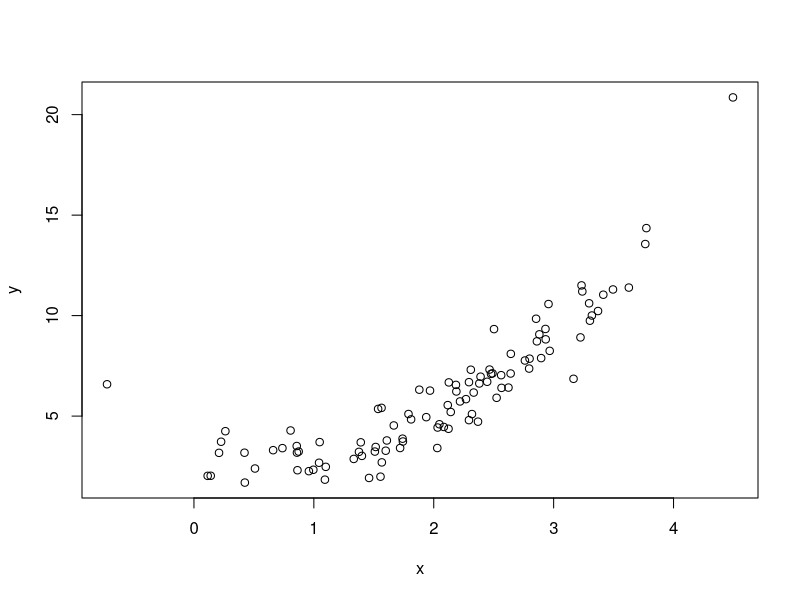
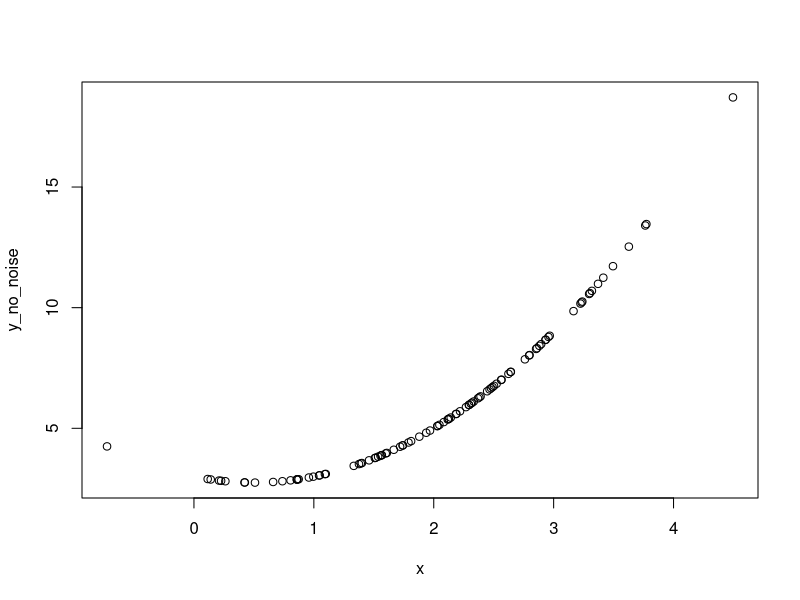
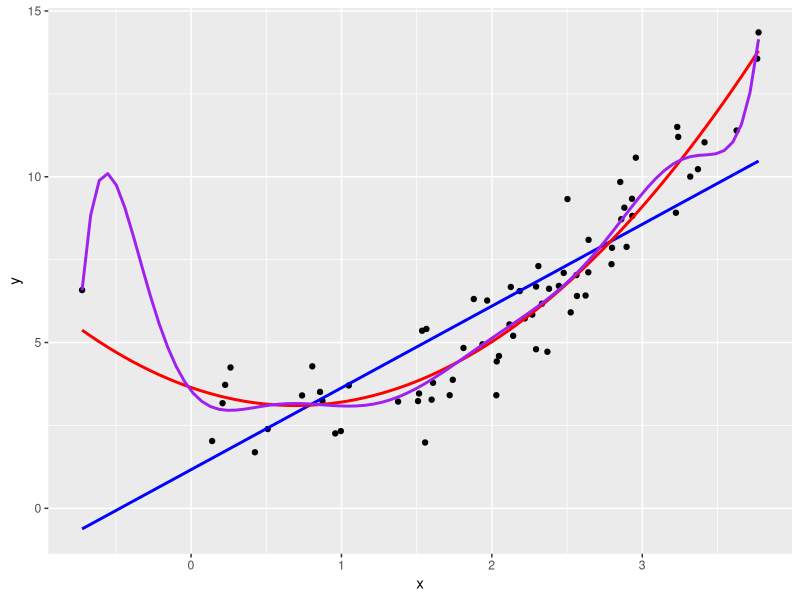

Generate these figures, in order, with R: (Note: this script raises an error after producing the figures.)
## ---- chunk 1
x <- rnorm(100, 2, 1)
y <- x^2 - x + 3 + rnorm(100)
## ---- chunk 2
plot(x, y)
## ---- chunk 3
y_no_noise <- x^2 - x + 3
plot(x, y_no_noise)
## ---- chunk 4
lm.0 <- lm(y ~ 1)  # predicts the mean mean(y)
## ---- chunk 5
rmse <- function(actual, predicted){
  sqrt(mean((actual - predicted)^2))
}
## ---- chunk 6
# training_error_lm_0
library(dplyr)
library(magrittr)
foo <- x
data_frame(x = foo, actual = y) %>%
  mutate(predicted = predict(lm.0, newdata = .)) %$%
  rmse(actual = actual, predicted = predicted)
## ---- chunk 7
lm.1 <- lm(y ~ x)
data_frame(x = x, actual = y) %>%
  mutate(predicted = predict(lm.1, newdata = .)) %$%
  rmse(actual = actual, predicted = predicted)
## ---- chunk 8
summary(lm.1)
## ---- chunk 9
lm.2 <- lm(y ~ poly(x, 2))
lm.9 <- lm(y ~ poly(x, 9))
data_frame(x = x, y = y) %>%
  mutate(predicted2 = predict(lm.2, newdata = .), 
         predicted9 = predict(lm.9, newdata = .)) %$%
         {
           cat(rmse(y, predicted2))
           cat("\n")
           cat(rmse(y, predicted9))
         }
## ---- chunk 10
data.1 <- data_frame(x = x, y = y)
training_data <- 
  data.1 %>%
  sample_frac(0.7)

test_data <- 
  anti_join(data.1, training_data)
## ---- chunk 11
lm.00 <- lm(y ~ 1, data = training_data)
test_data %>%
  mutate(predicted = predict(lm.00, newdata = .)) %$%
  rmse(actual = y, predicted = predicted)
## ---- chunk 12
lm.11 <- lm(y ~ x, data = training_data)
lm.22 <- lm(y ~ I(x^2) + x, data = training_data)
lm.99 <- lm(y ~ poly(x, 9), data = training_data)
test_data %>%
  mutate(predicted.1 = predict(lm.11, newdata = .), 
         predicted.2 = predict(lm.22, newdata = .), 
         predicted.9 = predict(lm.99, newdata = .)) %$%
  
         {
           cat(rmse(y, predicted.2))
           cat("\n")
           cat(rmse(y, predicted.1))
           cat("\n")
           cat(rmse(y, predicted.9))
         }
## ---- chunk 13
X <- rnorm(10e3, 2, 1)
Y <- X^2 - X + 3 + rnorm(10e3)
## ---- chunk 14
test_data <- data_frame(x = X, y = Y)
## ---- chunk 15
test_data %>%
  mutate(predicted.1 = predict(lm.11, newdata = .), 
         predicted.2 = predict(lm.22, newdata = .), 
         predicted.9 = predict(lm.99, newdata = .)) %$%
  
         {
           cat(rmse(y, predicted.2))
           cat("\n")
           cat(rmse(y, predicted.1))
           cat("\n")
           cat(rmse(y, predicted.9))
         }

## ---- chunk 16
test_data %>%
  mutate(predicted.1 = predict(lm.11, newdata = .), 
         predicted.2 = predict(lm.22, newdata = .), 
         predicted.9 = predict(lm.99, newdata = .)) %>%
  arrange(desc(predicted.9 - y))
## ---- chunk 17
library(ggplot2)
training_data %>%
  ggplot(aes(x = x, y = y)) + 
  geom_point() + 
  stat_smooth(method = "lm", formula = y ~ x, se = FALSE, color = "blue") + 
  stat_smooth(method = "lm", formula = y ~ poly(x, 2), se = FALSE, color = "red") + 
  stat_smooth(method = "lm", 
              formula = y ~ poly(x, 9), 
              se = FALSE, 
              color = "purple", fullrange = TRUE) 
## ---- chunk 18
myfun <- function(n){
  training_data <- 
    data.1 %>%
    sample_frac(0.7)
  
  test_data <- 
    anti_join(data.1, training_data)
  
  if (n == 0){
    lm.n <- lm(y ~ 1, data = training_data)
  } else {
    lm.n <- lm(y ~ poly(x, n), data = training_data)
  }
  
  test_data %>%
    mutate(predicted = predict(lm.n, newdata = .)) %$%
    rmse(y, predicted)
}

MyFun <- Vectorize(myfun)
## ---- chunk 19
training_errors <- numeric(1000)
test_errors <- numeric(1000)
for (i in 1:1000){
  # lm.0 <- lm(y ~ 1)
  training_error <- 
    data_frame(x = x, y = y) %>%
    mutate(predicted = predict(lm.1, newdata = .)) %$%
    rmse(y, predicted)
  
  data.1 <- data_frame(x = x, y = y)
  training_data <- 
    data.1 %>%
    sample_frac(0.7)
  
  test_data <- 
    anti_join(data.1, training_data, by = c("x", "y"))
  # or use suppressMessages
  
  test_error <- 
    test_data %>%
    mutate(predicted = predict(lm.1, newdata = .)) %$%
    rmse(predicted = predicted, y)
  
  test_errors[i] <- test_error
  training_errors[i] <- training_error
  
}

## ---- chunk 20
which.min(MyFun(1:20))
one2ten_1000times <- rep(1:10, 10)
data_frame(degree = one2ten_1000times) %>%
  mutate(error = MyFun(degree))
plot(one2ten_1000times, MyFun(one2ten_1000times))
